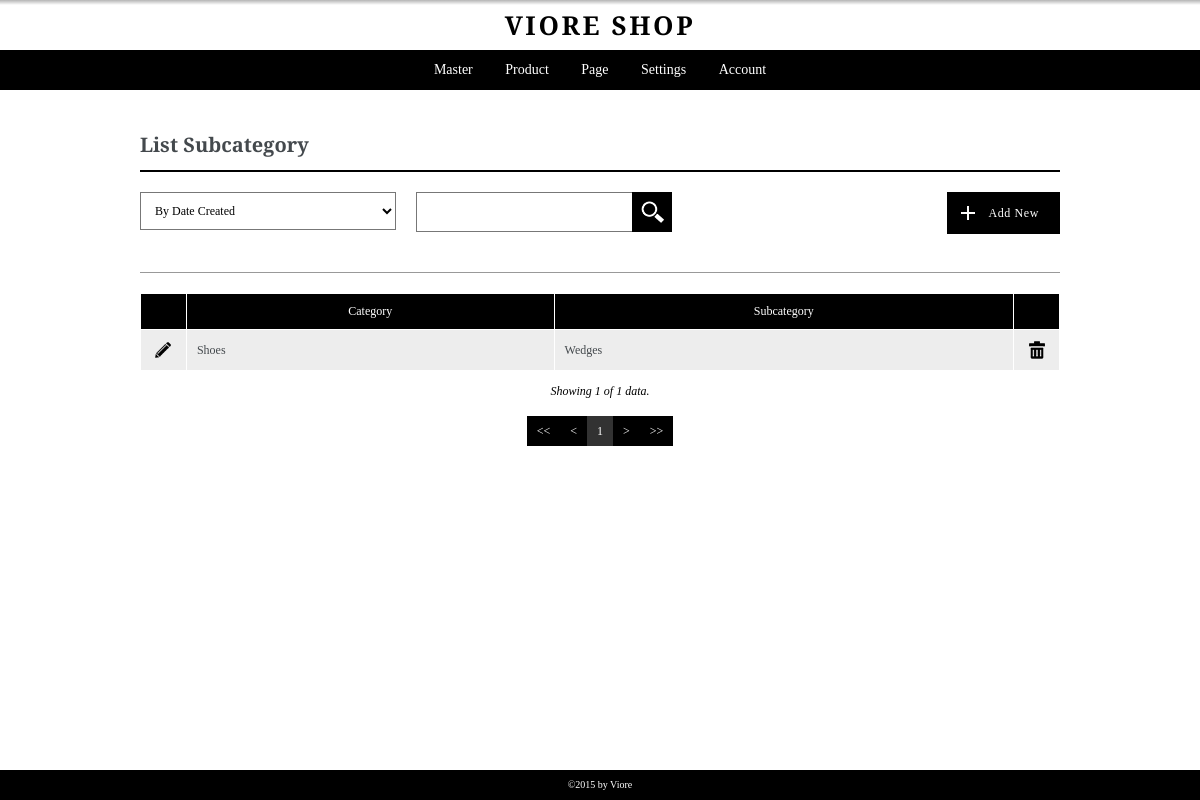
The app's page /admin/pages/listsubcategory.php?kode=1 (signed in), older data.
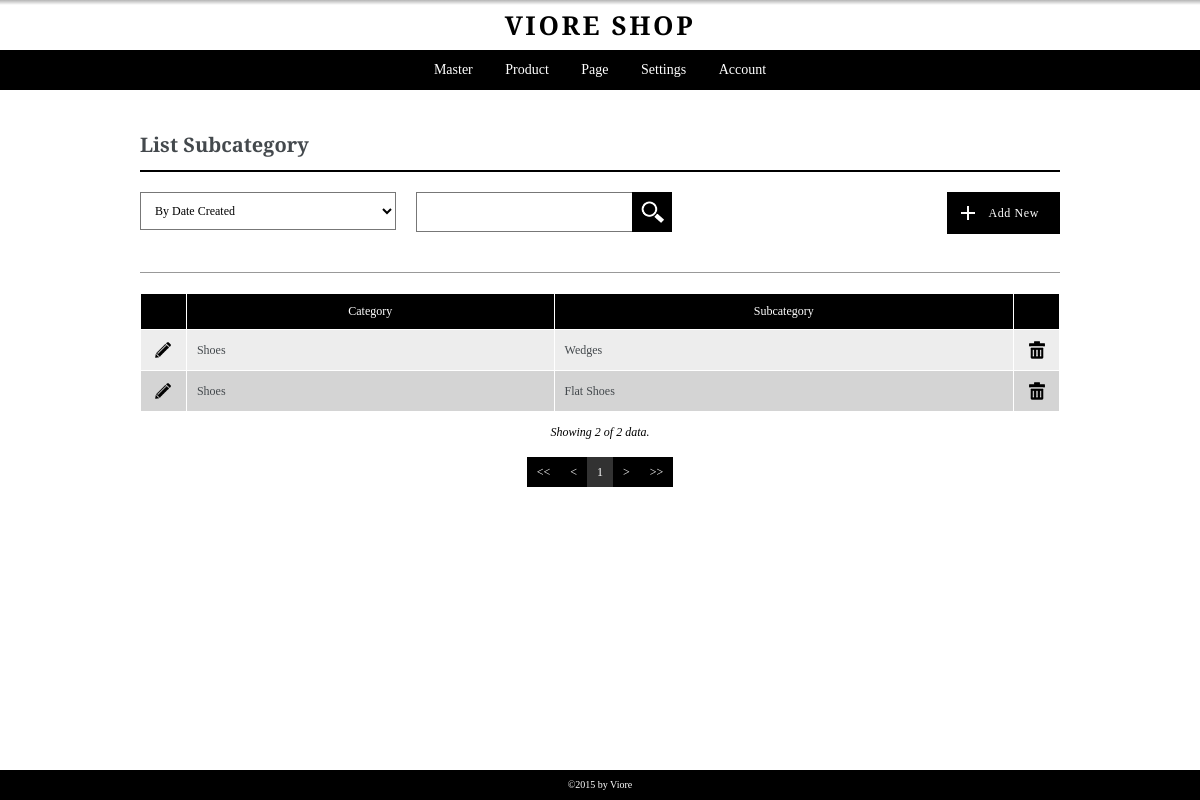
The same page, newer data.
### tables this page shows
CREATE TABLE `subcategory` (
  `id_subcategory` int(5) NOT NULL,
  `id_category` int(5) NOT NULL,
  `subcategory_name` varchar(256) NOT NULL,
  `subcategory_desc` text NOT NULL,
  `user_create` int(5) NOT NULL,
  `user_edit` int(5) NOT NULL,
  `date_created` datetime NOT NULL,
  `date_edited` datetime NOT NULL,
  `active` int(1) NOT NULL
);

CREATE TABLE `category` (
  `id_category` int(5) NOT NULL,
  `category_name` varchar(100) NOT NULL,
  `category_description` text NOT NULL,
  `user_create` int(5) NOT NULL,
  `user_edit` int(5) NOT NULL,
  `date_created` datetime NOT NULL,
  `date_edited` datetime NOT NULL,
  `active` int(1) NOT NULL
);

### admin/pages/listsubcategory.php (the view, shortened to what this page needs)
<?php
	include "header.php";
	$pagecall = "listsubcategory";
	include "controller.php";
	if(isset($_GET['kode'])){$kode=$_GET['kode'];}
	else if(isset($_POST['kode'])){$kode=$_POST['kode'];}
?>
<div class="container">
	<div class="content list listsubcategory">
		<h3>List Subcategory</h3>
		<?php
			include ("../pages/filter-box.php");
		?>
		<div class="data-table">
			<table border="1" cellpadding="0" cellspacing="0" width="100%">
				<colgroup>
					<col width="5%">
					<col width="40%">
					<col width="">
					<col width="5%">
				</colgroup>
				<thead>
					<tr>
						<th>&nbsp;</th>
						<th>Category</th>
						<th>Subcategory</th>
						<th>&nbsp;</th>
					</tr>
				</thead>
				<tbody>
					<?php
					$batas=20;
					if (empty($halaman))
					{
						$posisi=0;
					}
					else
					{
						$posisi=($halaman-1)*$batas;
					}
					$sql = "SELECT s.*, c.category_name FROM subcategory s, category c ";
					$sql .= "WHERE s.id_category=c.id_category ";
					$sql .= "AND c.id_category='$kode' ";
					if ((isset($_POST['sortingchoice'])) AND ($_POST['sortingchoice']!="all"))
					{
						$sorting_opt = explode(":", $_POST['sortingchoice']);
						$sql .= "ORDER BY ".$sorting_opt[0]." ".$sorting_opt[1]." ";
					}
					else{
						$sql .= "ORDER BY date_created DESC ";
					}
					$sqlp = $sql."LIMIT $posisi,$batas";
					$result = mysql_query($sqlp);
					while ($row=mysql_fetch_array($result))
					{
						echo '<tr>';
						echo '	<td align="center">
									<a href="'.$addnewpage.'?action=ubah&kode='.$row["id_subcategory"].'" class="link-opt"><img src="../images/icon-pencil.png" alt="Edit" title="Edit"></a>
								</td>
						';
						echo '	<td align="left">'.$row['category_name'].'</td>';
						echo '	<td align="left">'.$row['subcategory_name'].'</td>';
						echo '	<td align="center">
									<a href="deletion.php?kode='.$row["id_subcategory"].'&pagecall='.$pagecall.'" class="link-opt"><img src="../images/icon-trash.png" alt="Delete" title="Delete"></a>
								</td>
						';
						echo '</tr>';
					}
					?>
				</tbody>
			</table>
		</div>
		<div class="data-show">
			<?php
				$jumlah = mysql_num_rows($result);
				$showing = $batas;
				if ($jumlah<$batas){$showing=$jumlah;}
				echo '<p>Showing '.$showing.' of '.$jumlah.' data.</p>';
			?>
		</div>
		<?php
			include ("../modules/paging.php");
		?>
	</div>
</div>
<?php
	include "footer.php";
?>

Row changes from the older to the newer data that the page shows:
added subcategory: id_category.category_name "Shoes", subcategory_name "Flat Shoes"
Text that changed along with them:
$showing: "1" → "2"
$jumlah: "1" → "2"
